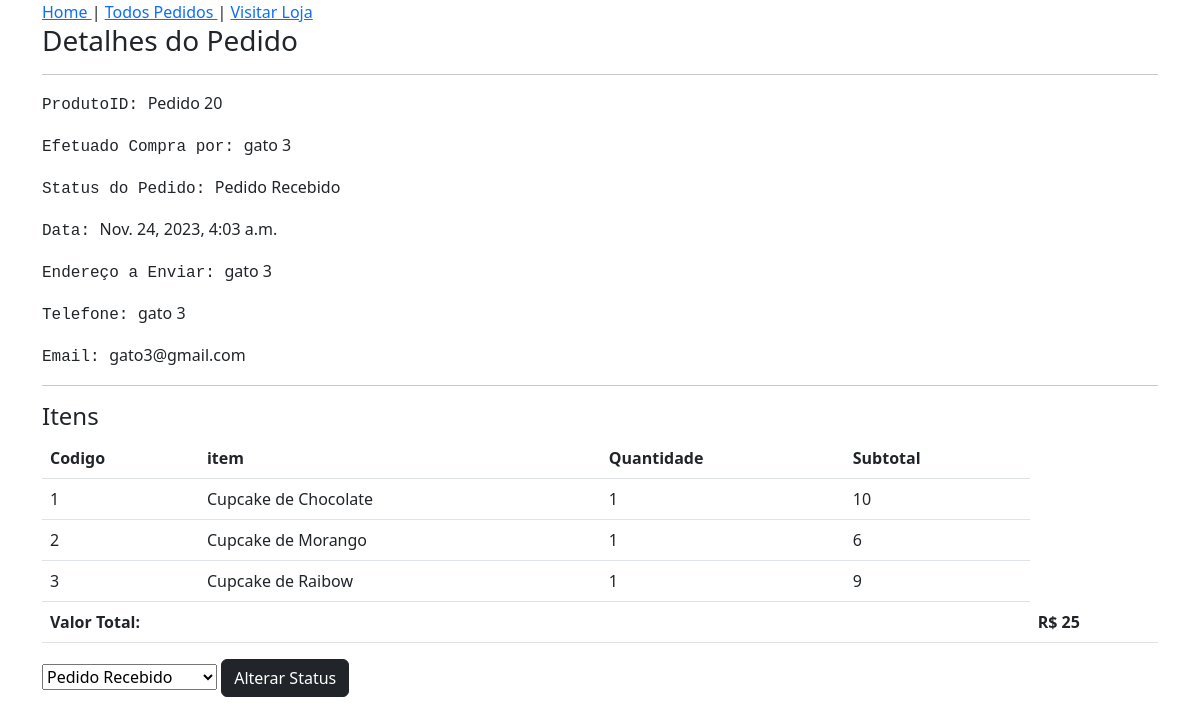
The page /admin-pedido/20/ (signed in) on the database its author committed.
### lojaapp/models.py (models this page shows, shortened)
class Pedido_order(models.Model):
    carro = models.OneToOneField(Carro, on_delete=models.CASCADE)
    ordenando_por = models.CharField(max_length=200)
    endereco_envio = models.CharField(max_length=200)
    telefone = models.CharField(max_length=12)
    email = models.EmailField(null=True, blank=True)
    subtotal = models.PositiveIntegerField()
    desconto = models.PositiveIntegerField(default=0)
    total = models.PositiveIntegerField()
    pedido_status = models.CharField(max_length=50, choices=PEDIDO_STATUS)
    criado_em = models.DateTimeField(auto_now_add=True)
    pagamento_method = models.CharField(max_length=20, choices=METHOD, default="Dinheiro Na Entrega")
    pagamento_completo = models.BooleanField(default=False,null=True, blank=True)

class CarroProduto(models.Model):
    carro = models.ForeignKey(Carro,on_delete=models.CASCADE)
    produto = models.ForeignKey(Produto,on_delete=models.CASCADE)
    avaliacao = models.PositiveIntegerField()
    quantidade = models.PositiveIntegerField()
    subtotal= models.PositiveIntegerField()

class Produto(models.Model):
    titulo = models.CharField(max_length=200)
    slug = models.SlugField(unique=True)
    categoria = models.ForeignKey(Categoria, on_delete=models.CASCADE)
    imagem = models.ImageField(upload_to="cupcakes", default='path/to/default/image.jpg')
    preco_mercado = models.PositiveIntegerField()
    venda = models.PositiveIntegerField()
    descricao = models.TextField()
    garantia = models.CharField(max_length=300, null=True, blank=True)
    return_devolucao = models.CharField(max_length=300, null=True, blank=True)
    visualizacao = models.PositiveIntegerField(default=0)

### lojaapp/views.py (the view)
# urls.py: path('admin-pedido/<int:pk>/', AdminPedidoDetalheView.as_view(), name='adminpedidodetalhe'),
class AdminPedidoDetalheView(AdminRequireMixin, DetailView):
    template_name = 'admin_paginas/adminpedidodetalhe.html'
    model= Pedido_order
    context_object_name = "pedido_obj"
    def get_context_data(self, **kwargs):
        context = super().get_context_data(**kwargs)
        context["todosstatus"] = PEDIDO_STATUS
        return context

### lojaapp/views.py (called while the page is built)
    def dispatch(self, request, *args, **kwargs):
        if request.user.is_authenticated and Admin.objects.filter(user=request.user).exists():
           pass
        else:
            return redirect("/admin-login/")
        return super().dispatch(request, *args, **kwargs)

### templates/admin_paginas/adminpedidodetalhe.html (shortened to what this page needs)
{% extends 'admin_paginas/adminbase.html' %}
{% load humanize %}
{% block content %}
<div class="container">
    <div class= "row">
        <div col-md-8 mx-auto>
            <h3>Detalhes do Pedido</h3>
            <hr>
            <p><samp>ProdutoID:   </samp>Pedido {{pedido_obj.id}}<p></samp>
            <p><samp>Efetuado Compra por:   </samp> {{pedido_obj.ordenando_por}}<p></samp>
            <p><samp>Status do Pedido:   </samp> {{pedido_obj.pedido_status}}<p></samp>
            <p><samp>Data:   </samp> {{pedido_obj.criado_em}}<p></samp>
            <p><samp>Endereço a Enviar:   </samp> {{pedido_obj.endereco_envio}}<p></samp>
            <p><samp>Telefone:   </samp> {{pedido_obj.telefone}}<p></samp>
            <p><samp>Email:   </samp> {{pedido_obj.email}}<p></samp>
            <hr>
            <h4>Itens</h4>
            <table class="table">
                <thead>
                    <tr>
                        <th>Codigo</th>
                        <th>item</th>
                        <th>Quantidade</th>
                        <th>Subtotal</th>
                    </tr>
                </thead>
                <tbody>
                    {% for cp in pedido_obj.carro.carroproduto_set.all%}
                    <tr>
                        <td>{{forloop.counter}}</td>
                        <td>{{cp.produto.titulo}}</td>
                        <td>{{cp.quantidade}}</td>
                        <td>{{cp.subtotal}}</td>
                    </tr>
                    {%endfor%}
                    <tr>
                        <th colspan="4" class="text-right">Valor Total:</th>
                        <th>R$ {{pedido_obj.total|intcomma}}</th>
                    </tr>
                </tbody>
            </table>
            <form action="{% url 'lojaapp:adminpedidomudar' pedido_obj.id %}" method="post">
                <select name="status">
                    {% for i, j in todosstatus %}
                        <option value="{{ i }}"{% if i == pedido_obj.pedido_status%} selected{% endif %}>{{ j }}</option>
                    {% endfor %}
                </select>
                <button class="btn btn-dark">Alterar Status</button>
            </form>
        </div>
    </div>
</div>
{% endblock %}

### rows shown on the page
Pedido_order: id "20", ordenando_por "gato 3", pedido_status "Pedido Recebido", criado_em "Nov. 24, 2023, 4:03 a.m.", endereco_envio "gato 3", telefone "gato 3", email "gato3@gmail.com", total "25", status "Pedido Recebido"
CarroProduto: produto.titulo "Cupcake de Chocolate", quantidade "1", subtotal "10"
CarroProduto: produto.titulo "Cupcake de Morango", quantidade "1", subtotal "6"
CarroProduto: produto.titulo "Cupcake de Raibow", quantidade "1", subtotal "9"
